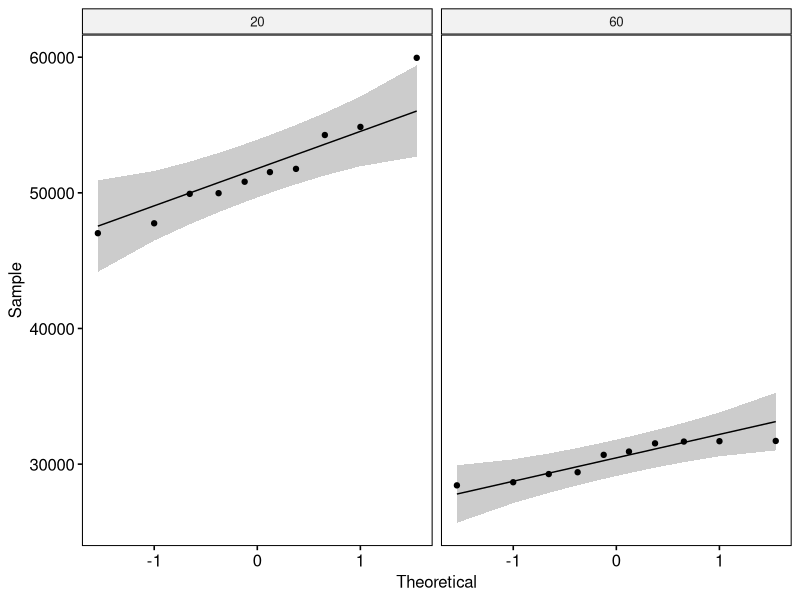
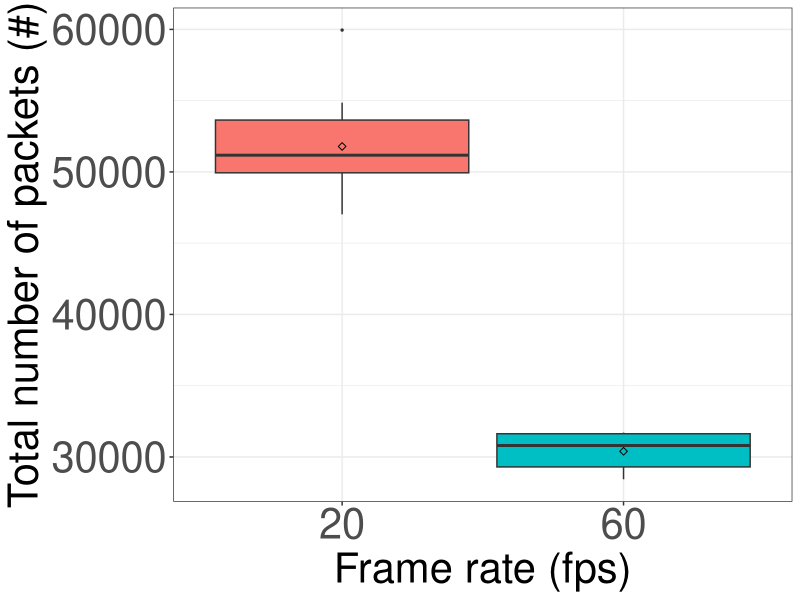

Write the R code that produced these figures, in order.
## ---- chunk 1
if (!require('tidyverse')) install.packages('tidyverse', dependencies = TRUE); library('tidyverse')
if (!require('ggpubr')) install.packages('ggpubr', dependencies = TRUE); library('ggpubr')
if (!require('rstatix')) install.packages('rstatix', dependencies = TRUE); library('rstatix')
if (!require('ggplot2')) install.packages('ggplot2', dependencies = TRUE); library('ggplot2')
## ---- chunk 2
data <- read.csv(file = '../../raw_data/test_frame_rate/run_table.csv')
data <- subset(data, select = c(X__run_id, frame_rate, num_of_packets))
data$frame_rate <- as.factor(data$frame_rate)
data$num_of_packets <- as.numeric(data$num_of_packets)
## ---- chunk 3
data %>%
  group_by(frame_rate) %>%
  get_summary_stats(num_of_packets, type = "mean_sd")
## ---- chunk 4
pdf(file = "../../figures/frame_rate_effect/number-of-packets.pdf")

ggplot(data, aes(x = frame_rate, y = num_of_packets, fill = frame_rate)) +
  theme_bw() + 
  geom_boxplot(width = 0.9, outlier.size = 0.5) + 
  stat_summary(fun = mean, color = 'black', geom = 'point', shape = 5, size = 1.5) +
  labs(x = "Frame rate (fps)", y = "Total number of packets (#)") +
  theme(legend.position = 'none') +
  theme(
    axis.title.x = element_text(size = 30, family = 'sans'),
    axis.title.y = element_text(size = 30, family = 'sans'),
    axis.text.x = element_text(size = 30, family = 'sans'),
    axis.text.y = element_text(size = 30, family = 'sans'),
    
  )

dev.off()
## ---- chunk 5
data %>% 
  group_by(frame_rate) %>%
  identify_outliers(num_of_packets)
## ---- chunk 6
ggqqplot(data, x = "num_of_packets", facet.by = "frame_rate")
## ---- chunk 7
data %>%
  group_by(frame_rate) %>%
  shapiro_test(num_of_packets)
## ---- chunk 8
data %>%
  t_test(num_of_packets ~ frame_rate) %>%
  add_significance()
## ---- chunk 9
data %>%
  cohens_d(num_of_packets ~ frame_rate)
